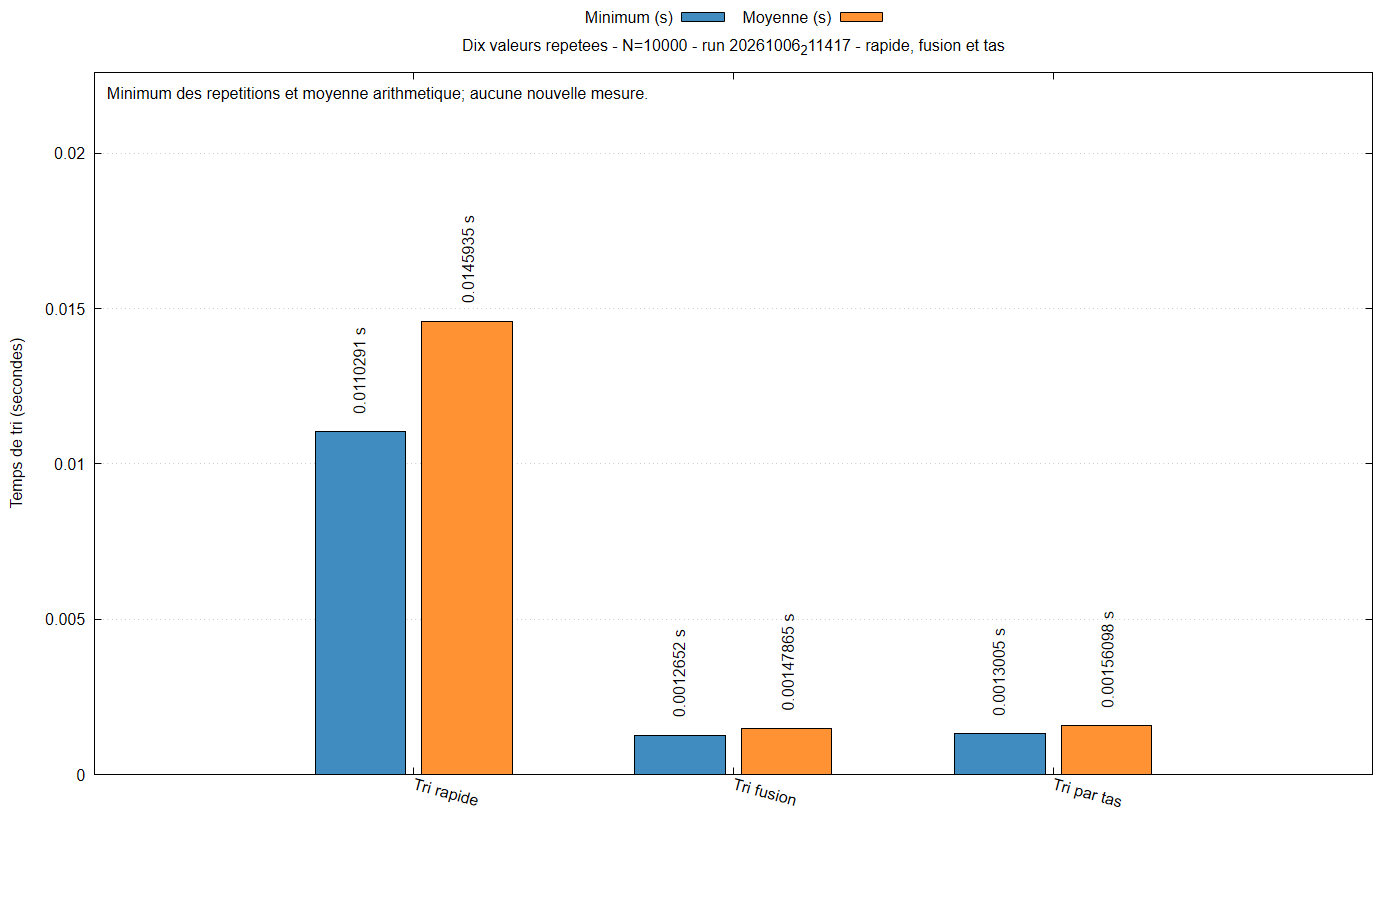

The script that saved this image:
set encoding utf8
set terminal pngcairo size 1400,900 font 'Arial,12'
set output 'graphiques/20261006_211417/histogrammes/valeurs_repetees_10000_rapides.png'
set datafile separator ';'
set datafile missing 'non_mesure'
set title 'Dix valeurs repetees - N=10000 - run 20261006_211417 - rapide, fusion et tas'
set ylabel 'Temps de tri (secondes)'
set style data histograms
set style histogram clustered gap 1
set style fill solid 0.85 border -1
set boxwidth 0.85
set grid ytics
set key outside top center horizontal
set xtics rotate by -15
set bmargin 7
set yrange [0:0.0226198785]
set label 1 'Minimum des repetitions et moyenne arithmetique; aucune nouvelle mesure.' at graph 0.01,0.97 front
plot 'graphiques/20261006_211417/histogrammes/valeurs_repetees_10000_rapides.dat' every ::1 using 2:xticlabels(1) title 'Minimum (s)' lc rgb '#1f77b4', '' every ::1 using 3 title 'Moyenne (s)' lc rgb '#ff7f0e', '' every ::1 using ($0-0.17):2:(sprintf('%.6g s',column(2))) with labels rotate by 90 left offset 0,1 notitle, '' every ::1 using ($0+0.17):3:(sprintf('%.6g s',column(3))) with labels rotate by 90 left offset 0,1 notitle
unset output
